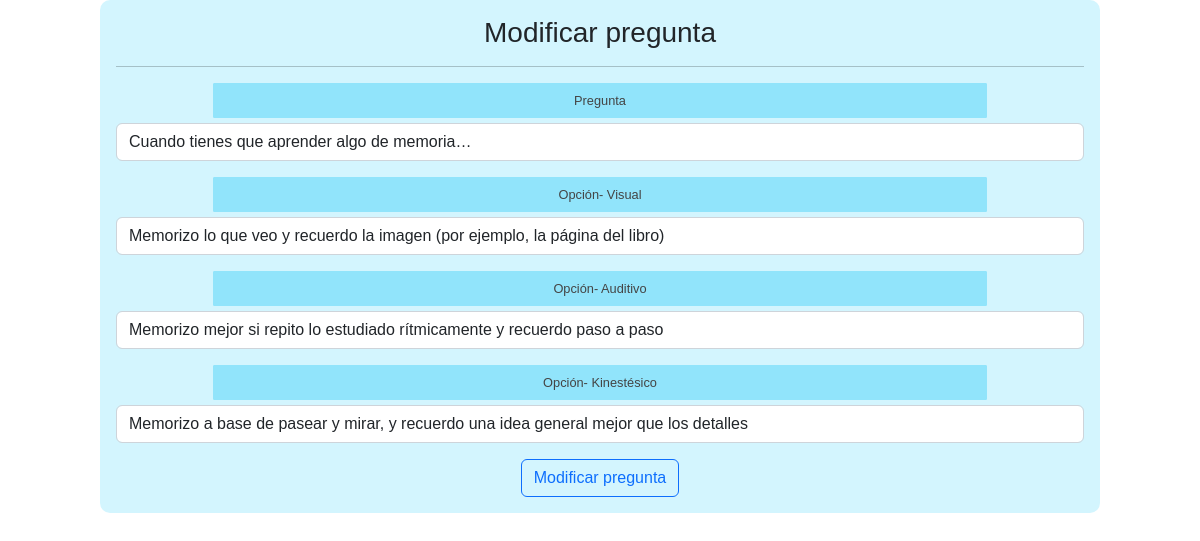
Page /modificacionPre.php?id=2 (signed in) on the committed database.
### tables this page shows
CREATE TABLE `pregunta` (
  `idpreguntas` int(11) NOT NULL AUTO_INCREMENT,
  `descripción_p` varchar(300) NOT NULL,
  PRIMARY KEY (`idpreguntas`)
);

CREATE TABLE `opcion` (
  `idop` int(11) NOT NULL AUTO_INCREMENT,
  `idPregunta` int(11) NOT NULL,
  `descripción_op` varchar(180) NOT NULL,
  `categoria` varchar(25) NOT NULL,
  PRIMARY KEY (`idop`)
);

### modificacionPre.php (the view, shortened to what this page needs)
<?php
  include "modelo/conexion.php";
  $id = $_GET["id"];
  $sql = $conexion->query("SELECT * FROM pregunta WHERE idpreguntas = $id");
?>
<!DOCTYPE html>
<html lang="en">
  <head>
    <link href='css/formulario.css' rel='stylesheet' type='text/css'>
    <link href="https://cdn.jsdelivr.net/npm/bootstrap@5.2.2/dist/css/bootstrap.min.css" rel="stylesheet">
  </head>
  <body>
    <form class="col-10 p-3 m-auto formulario" method="POST">
      <h3>Modificar pregunta</h3>
      <hr color="#000000">
      <?php
        include "controlador/modificarPre.php";
        while($datos = $sql->fetch_object()){
          $numero = 1;
          $sqlOpciones = $conexion->query("SELECT * FROM opcion WHERE idPregunta = $id");
      ?>
      <div class="mb-3">
        <label for="exampleInputEmail1" class="input_textual">Pregunta</label>
        <input type="text" class="form-control" name="pregunta" value="<?= $datos->descripción_p ?>" required>
      </div>
      <?php
        while ($opciones = $sqlOpciones->fetch_object()) {
      ?>
      <div class="mb-3">
        <label for="exampleInputEmail1" class="input_textual">Opción- <?= $opciones->categoria ?></label>
        <input type="text" class="form-control" name="opcion<?= $numero ?>" value="<?= $opciones->descripción_op ?>" required>
      </div>
      <?php
         $numero++;
        }
      ?>
      <button type="submit" class="btn btn-outline-primary" name="btnregistrar" value="ok">Modificar pregunta</button>
    </form>
    <?php }
        ?>
  </body>
</html>

### css/formulario.css (style rules this page uses)
* { transition: .4s; box-sizing: border-box; font-family: 'arial'; }
body { background: rgba(255, 255, 255, 0.8); }
.formulario { width: 60%; margin: auto; text-align: center; background: #4dd7fa3f; padding-top: 30px; border-radius: 10px; }
.formulario .input_textual { display: block; padding: 7px 7px; margin: auto; margin-bottom: 5px; width: 80%; border: 1px solid #91e4fb; border-radius: 1px; color: #444; font-size: 0.8em; background:#91e4fb; }

### rows in the picture
pregunta: pregunta "Cuando tienes que aprender algo de memoria…"
opcion: categoria "Visual", opcion1 "Memorizo lo que veo y recuerdo la imagen (por ejemplo, la página del libro)"
opcion: categoria "Auditivo", opcion2 "Memorizo mejor si repito lo estudiado rítmicamente y recuerdo paso a paso"
opcion: categoria "Kinestésico", opcion3 "Memorizo a base de pasear y mirar, y recuerdo una idea general mejor que los detalles"
